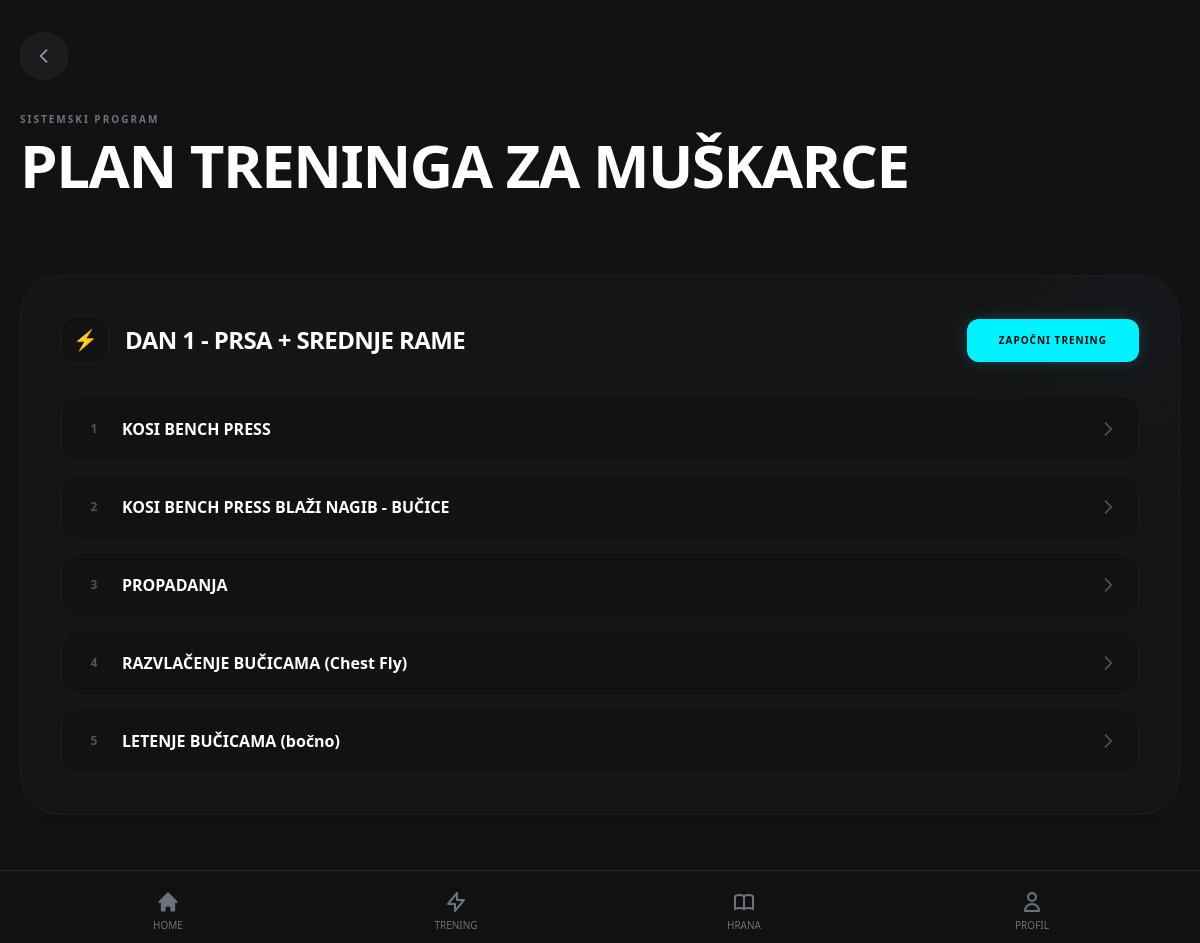
The page /program/1/ (signed in) on the database its author committed.
### workouts/models.py (models this page shows, shortened)
class Program(models.Model):
    naziv = models.CharField(max_length=100)
    opis = models.TextField(blank=True, null=True)
    kreator = models.ForeignKey(settings.AUTH_USER_MODEL, on_delete=models.CASCADE, null=True, blank=True, related_name='moji_programi')

class DanTreninga(models.Model):
    program = models.ForeignKey(Program, on_delete=models.CASCADE, related_name='dani')
    naziv = models.CharField(max_length=100)

class Vjezba(models.Model):
    dan = models.ForeignKey(DanTreninga, on_delete=models.CASCADE, related_name='vjezbe')
    redni_broj = models.PositiveIntegerField()
    naziv = models.CharField(max_length=100)
    video = models.FileField(upload_to='vjezbe_videi/', blank=True, null=True, help_text="Kratki MP4 video (do 10 sekundi, max 5MB)")
    class Meta: ordering = ['redni_broj']

### workouts/views.py (the view)
# urls.py: path('program/<int:program_id>/', views.program_detalji, name='program_detalji'),
@login_required(login_url='/korisnici/prijava/')
def program_detalji(request, program_id):
    program = get_object_or_404(Program, id=program_id)
    dani = program.dani.all()
    aktivna_sesija = TreningSesija.objects.filter(korisnik=request.user, dan_treninga__program=program, zavrseno=False).first()
    aktivni_dan_id = aktivna_sesija.dan_treninga.id if aktivna_sesija else None
    return render(request, 'workouts/program_detalji.html', {
        'program': program,
        'dani': dani,
        'aktivni_dan_id': aktivni_dan_id
    })

### workouts/templates/workouts/program_detalji.html (shortened to what this page needs)
{% extends 'base.html' %}
{% block content %}
<div class="px-5 pt-8 pb-32 max-w-7xl mx-auto">
    <div class="mb-10 lg:mb-16">
        <a href="{% url 'workouts:plan_treninga' %}" class="w-12 h-12 rounded-full bg-brand-card border border-gray-800/50 flex items-center justify-center text-gray-400 hover:text-white transition-colors mb-8 backdrop-blur-md">
            <svg class="w-5 h-5" fill="none" stroke="currentColor" viewBox="0 0 24 24"><path stroke-linecap="round" stroke-linejoin="round" stroke-width="2" d="M15 19l-7-7 7-7"></path></svg>
        </a>
        <div class="flex flex-col lg:flex-row lg:items-end justify-between gap-6">
            <div>
                {% if program.kreator %}
                    <span class="text-brand-accent text-[10px] font-bold uppercase tracking-[0.2em] mb-2 block">Tvoj osobni program</span>
                {% else %}
                    <span class="text-gray-500 text-[10px] font-bold uppercase tracking-[0.2em] mb-2 block">Sistemski program</span>
                {% endif %}
                <h1 class="text-4xl lg:text-6xl font-bold text-white uppercase tracking-tight mb-4 leading-none">{{ program.naziv }}</h1>
            </div>
        </div>
    </div>
    <div class="space-y-8 lg:space-y-12">
        {% for dan in dani %}
            {% if not aktivni_dan_id or dan.id == aktivni_dan_id %}
            <div class="bg-brand-card/40 backdrop-blur-md rounded-[2.5rem] p-6 lg:p-10 border border-gray-800/50 shadow-xl relative overflow-hidden group {% if aktivni_dan_id == dan.id %}ring-2 ring-red-500/50{% endif %}">
                <div class="flex flex-col lg:flex-row justify-between items-start lg:items-center mb-8 relative z-20 gap-4">
                    <div class="flex items-center">
                        <div class="w-12 h-12 rounded-2xl bg-[#121212] border border-gray-800/50 flex items-center justify-center text-xl mr-4 shrink-0 shadow-inner">⚡</div>
                        <h2 class="text-2xl font-bold text-white uppercase tracking-tight">{{ dan.naziv }}</h2>
                    </div>
                    <div class="flex gap-3 w-full lg:w-auto">
                        {% if aktivni_dan_id == dan.id %}
                            <a href="{% url 'workouts:zavrsi_dan' dan.id %}" class="flex-1 lg:flex-none justify-center items-center flex bg-red-600 text-white px-8 py-3.5 rounded-xl font-bold uppercase text-[10px] tracking-widest hover:opacity-80 hover:-translate-y-0.5 transition-all shadow-[0_0_20px_rgba(220,38,38,0.4)] relative z-30">Završi Trening</a>
                        {% else %}
                            <a href="{% url 'workouts:zapocni_trening' dan.id %}" class="flex-1 lg:flex-none justify-center items-center flex bg-brand-accent text-[#0a0a0a] px-8 py-3.5 rounded-xl font-bold uppercase text-[10px] tracking-widest hover:opacity-90 hover:-translate-y-0.5 transition-all shadow-[0_0_15px_rgba(0,242,254,0.2)]">Započni Trening</a>
                        {% endif %}
                    </div>
                </div>
                <div class="space-y-3 relative z-20">
                    {% for vjezba in dan.vjezbe.all %}
                    <a href="{% url 'workouts:vjezba_detalji' vjezba.id %}" class="flex items-center justify-between bg-[#121212]/80 p-4 lg:p-5 rounded-2xl border border-gray-800/40 hover:border-brand-accent/50 transition-colors group/vjezba">
                        <div class="flex items-center space-x-4">
                            <span class="text-xs font-black text-gray-600 w-6 text-center">{{ vjezba.redni_broj }}</span>
                            <h3 class="text-white font-semibold text-sm lg:text-base group-hover/vjezba:text-brand-accent transition-colors">{{ vjezba.naziv }}</h3>
                        </div>
                        <svg class="w-5 h-5 text-gray-600 group-hover/vjezba:text-brand-accent group-hover/vjezba:translate-x-1 transition-all" fill="none" stroke="currentColor" viewBox="0 0 24 24"><path stroke-linecap="round" stroke-linejoin="round" stroke-width="2" d="M9 5l7 7-7 7"></path></svg>
                    </a>
                    {% empty %}
                    <div class="text-center py-8 border border-dashed border-gray-800/60 rounded-2xl bg-[#121212]/30">
                        <p class="text-gray-500 text-sm italic">U ovom danu još nema vježbi.</p>
                    </div>
                    {% endfor %}
                </div>
            </div>
            {% endif %}
        {% endfor %}
    </div>
</div>
{% include 'includes/bottom_nav.html' %}
{% endblock %}

### rows shown on the page
Program: naziv "PLAN TRENINGA ZA MUŠKARCE"
DanTreninga: naziv "DAN 1 - PRSA + SREDNJE RAME", shows "ZAPOČNI TRENING"
Vjezba: redni_broj "1", naziv "KOSI BENCH PRESS"
Vjezba: redni_broj "2", naziv "KOSI BENCH PRESS BLAŽI NAGIB - BUČICE"
Vjezba: redni_broj "3", naziv "PROPADANJA"
Vjezba: redni_broj "4", naziv "RAZVLAČENJE BUČICAMA (Chest Fly)"
Vjezba: redni_broj "5", naziv "LETENJE BUČICAMA (bočno)"
